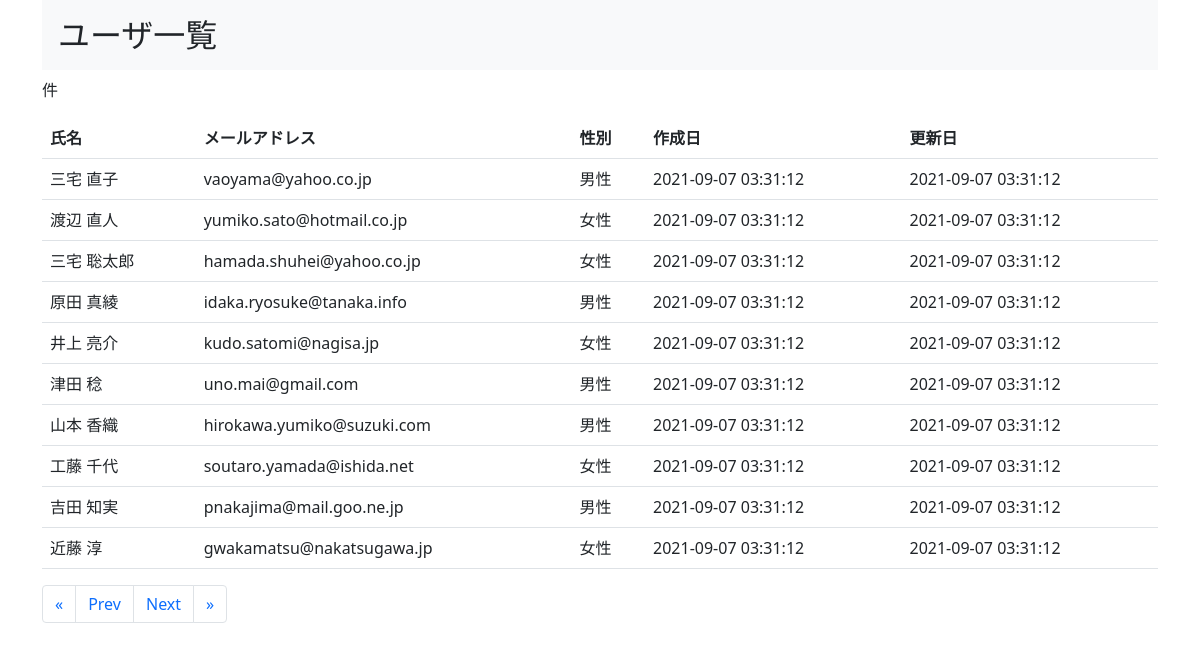
Page /lesson07/user_list.php on the committed database.
### tables this page shows
CREATE TABLE users (
    id bigint UNSIGNED AUTO_INCREMENT PRIMARY KEY,
    name varchar(255) NOT NULL,
    email varchar(255) UNIQUE NOT NULL,
    password varchar(255) NOT NULL,
    gender varchar(16) DEFAULT NULL,
    created_at datetime NOT NULL DEFAULT CURRENT_TIMESTAMP,
    updated_at datetime NOT NULL DEFAULT CURRENT_TIMESTAMP
);

### lesson07/user_list.php (the view, shortened to what this page needs)
<?php
require_once 'connect.php';
function all($pdo,$limit = 10, $offset = 0){
    $sql = "SELECT * FROM users LIMIT {$limit} OFFSET {$offset}";
    $rows =[];
    $stmt = $pdo->query($sql);
    while($row = $stmt->fetch(PDO::FETCH_ASSOC)){
        $rows[] = $row;
    }
    return $rows;
}
function labelGender($value)
{
    $gender =['male' => '男性', 'female' => '女性' ];
    return ($value) ? $gender[$value] : '';
}
$limit = 10;
$offset = 0;
$users = all($pdo, $limit, $offset);
?>
<!DOCTYPE html>
<html lang="ja">
<head>
    <link href="https://cdn.jsdelivr.net/npm/bootstrap@5.0.0-beta1/dist/css/bootstrap.min.css" rel="stylesheet">
</head>
<body>
    <div class="container">
        <h2 class="h2 p-3 bg-light">ユーザ一覧</h2>
        <p><?= $count ?>件</p>
        <table class="table">
            <tr>
                <th>氏名</th>
                <th>メールアドレス</th>
                <th>性別</th>
                <th>作成日</th>
                <th>更新日</th>
            </tr>
            <?php if ($users) : ?>
                <?php foreach ($users as $user) : ?>
                    <tr>
                        <td><?= $user['name'] ?></td>
                        <td><?= $user['email'] ?></td>
                        <td><?= labelGender($user['gender']) ?></td>
                        <td><?= $user['created_at'] ?></td>
                        <td><?= $user['updated_at'] ?></td>
                    </tr>
                <?php endforeach ?>
            <?php endif ?>
        </table>
        <?php include('components/paginate.php') ?>
    </div>
</body>
</html>

### lesson08/paginate.php (shortened to what this page needs)
<nav aria-label="Page navigation example">
    <ul class="pagination">
        <li class="page-item"><a class="page-link" href="?page=1">&laquo;</a></li>
        <li class="page-item"><a class="page-link" href="?page=<?= $page_prev ?>">Prev</a></li>
        <li class="page-item"><a class="page-link" href="?page=<?= $page_next ?>">Next</a></li>
        <li class="page-item"><a class="page-link" href="?page=<?= $page_count ?>">&raquo;</a></li>
    </ul>
</nav>

### rows in the picture
users: name "三宅 直子", email "vaoyama@yahoo.co.jp", gender "男性", created_at "2021-09-07 03:31:12", updated_at "2021-09-07 03:31:12"
users: name "渡辺 直人", email "yumiko.sato@hotmail.co.jp", gender "女性", created_at "2021-09-07 03:31:12", updated_at "2021-09-07 03:31:12"
users: name "三宅 聡太郎", email "hamada.shuhei@yahoo.co.jp", gender "女性", created_at "2021-09-07 03:31:12", updated_at "2021-09-07 03:31:12"
users: name "原田 真綾", email "idaka.ryosuke@tanaka.info", gender "男性", created_at "2021-09-07 03:31:12", updated_at "2021-09-07 03:31:12"
users: name "井上 亮介", email "kudo.satomi@nagisa.jp", gender "女性", created_at "2021-09-07 03:31:12", updated_at "2021-09-07 03:31:12"
users: name "津田 稔", email "uno.mai@gmail.com", gender "男性", created_at "2021-09-07 03:31:12", updated_at "2021-09-07 03:31:12"
users: name "山本 香織", email "hirokawa.yumiko@suzuki.com", gender "男性", created_at "2021-09-07 03:31:12", updated_at "2021-09-07 03:31:12"
users: name "工藤 千代", email "soutaro.yamada@ishida.net", gender "女性", created_at "2021-09-07 03:31:12", updated_at "2021-09-07 03:31:12"
users: name "吉田 知実", email "pnakajima@mail.goo.ne.jp", gender "男性", created_at "2021-09-07 03:31:12", updated_at "2021-09-07 03:31:12"
users: name "近藤 淳", email "gwakamatsu@nakatsugawa.jp", gender "女性", created_at "2021-09-07 03:31:12", updated_at "2021-09-07 03:31:12"
